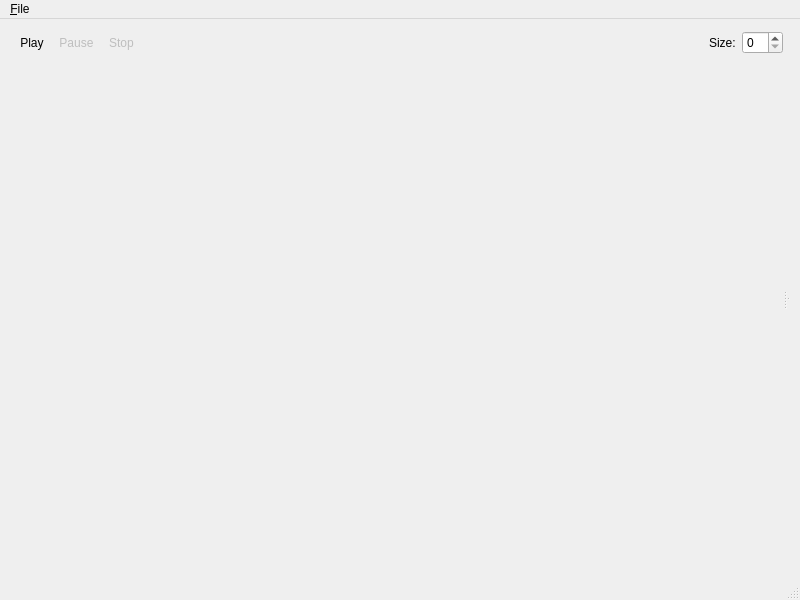
<?xml version="1.0" encoding="UTF-8"?>
<ui version="4.0">
 <class>MainWidget</class>
 <widget class="QMainWindow" name="MainWidget">
  <property name="geometry">
   <rect>
    <x>0</x>
    <y>0</y>
    <width>800</width>
    <height>600</height>
   </rect>
  </property>
  <widget class="QWidget" name="widget">
   <layout class="QVBoxLayout">
    <item>
     <widget class="QSplitter" name="splMain">
      <property name="orientation">
       <enum>Qt::Horizontal</enum>
      </property>
      <property name="childrenCollapsible">
       <bool>false</bool>
      </property>
      <widget class="QWidget" name="layoutWidget">
       <layout class="QVBoxLayout">
        <item>
         <layout class="QHBoxLayout">
          <property name="sizeConstraint">
           <enum>QLayout::SetMinAndMaxSize</enum>
          </property>
          <item>
           <widget class="QToolBar" name="tbrMain">
            <addaction name="actionPlay"/>
            <addaction name="actionPause"/>
            <addaction name="actionStop"/>
           </widget>
          </item>
          <item>
           <spacer>
            <property name="orientation">
             <enum>Qt::Horizontal</enum>
            </property>
            <property name="sizeHint" stdset="0">
             <size>
              <width>40</width>
              <height>20</height>
             </size>
            </property>
           </spacer>
          </item>
          <item>
           <widget class="QLabel" name="lblSize">
            <property name="text">
             <string>Size:</string>
            </property>
           </widget>
          </item>
          <item>
           <widget class="PatternSizeEditWidget" name="spnSize"/>
          </item>
         </layout>
        </item>
        <item>
         <widget class="PatternWidget" name="wgtPattern" native="true"/>
        </item>
       </layout>
      </widget>
      <widget class="QSplitter" name="splLibrary">
       <property name="orientation">
        <enum>Qt::Vertical</enum>
       </property>
       <property name="childrenCollapsible">
        <bool>false</bool>
       </property>
       <widget class="LibraryWidget" name="wgtLibrary" native="true"/>
       <widget class="ScriptEditWidget" name="wgtScriptEditor" native="true"/>
      </widget>
     </widget>
    </item>
   </layout>
  </widget>
  <widget class="QMenuBar" name="mnuMain">
   <property name="geometry">
    <rect>
     <x>0</x>
     <y>0</y>
     <width>800</width>
     <height>21</height>
    </rect>
   </property>
   <widget class="QMenu" name="mnuFile">
    <property name="title">
     <string>&amp;File</string>
    </property>
    <addaction name="actionNew"/>
    <addaction name="actionOpen"/>
    <addaction name="separator"/>
    <addaction name="actionSave"/>
    <addaction name="actionSaveAs"/>
    <addaction name="separator"/>
    <addaction name="actionWavExport"/>
    <addaction name="separator"/>
    <addaction name="actionQuit"/>
   </widget>
   <addaction name="mnuFile"/>
  </widget>
  <widget class="QStatusBar" name="statusbar">
   <property name="visible">
    <bool>true</bool>
   </property>
  </widget>
  <action name="actionNew">
   <property name="text">
    <string>&amp;New</string>
   </property>
  </action>
  <action name="actionOpen">
   <property name="text">
    <string>&amp;Open...</string>
   </property>
  </action>
  <action name="actionSave">
   <property name="text">
    <string>&amp;Save</string>
   </property>
  </action>
  <action name="actionSaveAs">
   <property name="text">
    <string>Save &amp;as...</string>
   </property>
  </action>
  <action name="actionQuit">
   <property name="text">
    <string>&amp;Quit</string>
   </property>
  </action>
  <action name="actionPlay">
   <property name="icon">
    <iconset resource="qjsynth.qrc">
     <normaloff>:/gfx/play.png</normaloff>:/gfx/play.png</iconset>
   </property>
   <property name="text">
    <string>Play</string>
   </property>
   <property name="shortcut">
    <string>F5</string>
   </property>
  </action>
  <action name="actionPause">
   <property name="enabled">
    <bool>false</bool>
   </property>
   <property name="icon">
    <iconset resource="qjsynth.qrc">
     <normaloff>:/gfx/pause.png</normaloff>:/gfx/pause.png</iconset>
   </property>
   <property name="text">
    <string>Pause</string>
   </property>
   <property name="shortcut">
    <string>F6</string>
   </property>
  </action>
  <action name="actionStop">
   <property name="enabled">
    <bool>false</bool>
   </property>
   <property name="icon">
    <iconset resource="qjsynth.qrc">
     <normaloff>:/gfx/stop.png</normaloff>:/gfx/stop.png</iconset>
   </property>
   <property name="text">
    <string>Stop</string>
   </property>
   <property name="shortcut">
    <string>F7</string>
   </property>
  </action>
  <action name="actionWavExport">
   <property name="text">
    <string>&amp;Export to WAV...</string>
   </property>
  </action>
 </widget>
 <customwidgets>
  <customwidget>
   <class>LibraryWidget</class>
   <extends>QWidget</extends>
   <header>LibraryWidget.h</header>
   <container>1</container>
  </customwidget>
  <customwidget>
   <class>ScriptEditWidget</class>
   <extends>QWidget</extends>
   <header>ScriptEditWidget.h</header>
   <container>1</container>
  </customwidget>
  <customwidget>
   <class>PatternWidget</class>
   <extends>QWidget</extends>
   <header>PatternWidget.h</header>
   <container>1</container>
  </customwidget>
  <customwidget>
   <class>PatternSizeEditWidget</class>
   <extends>QSpinBox</extends>
   <header>PatternSizeEditWidget.h</header>
  </customwidget>
 </customwidgets>
 <resources>
  <include location="qjsynth.qrc"/>
 </resources>
 <connections/>
</ui>
